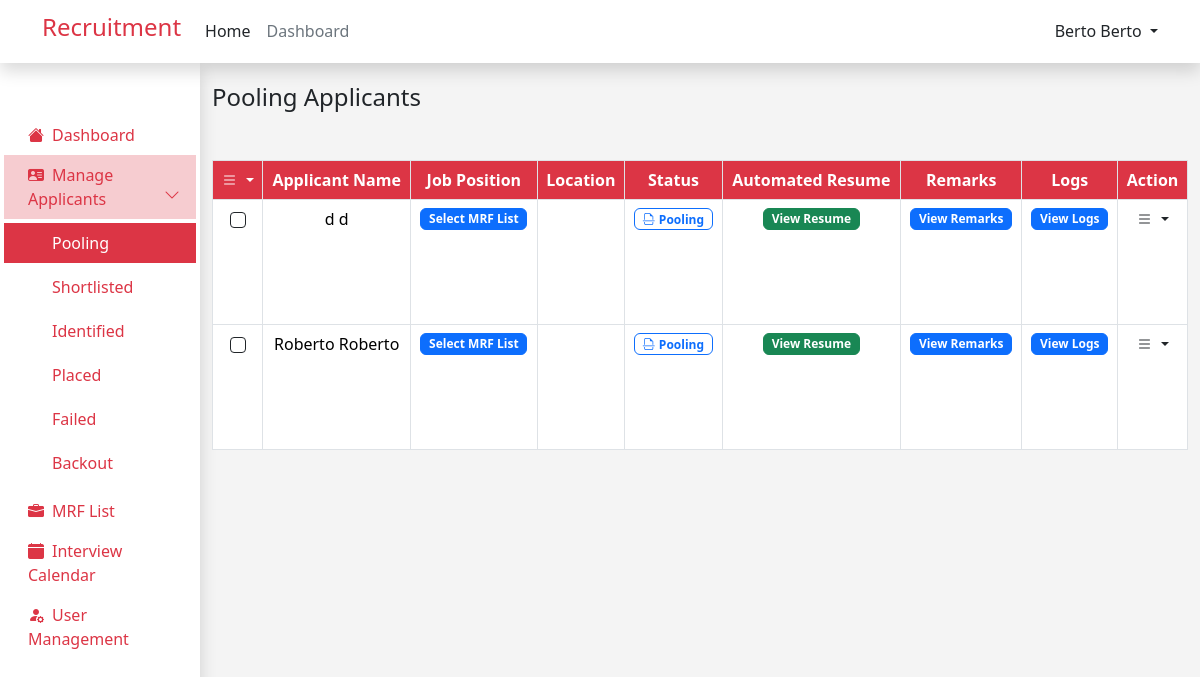
Page /admin/pooling_applicant.php (signed in) on the committed database.
### tables this page shows
CREATE TABLE `job_applicants` (
  `id` int(12) NOT NULL,
  `user_id` int(12) NOT NULL,
  `job_id` int(12) NOT NULL,
  `application_status` varchar(255) NOT NULL,
  `interview_date` datetime DEFAULT NULL,
  `remark` text NOT NULL,
  `employee_id` int(11) NOT NULL
);

CREATE TABLE `user` (
  `id` int(11) NOT NULL,
  `first_name` varchar(255) NOT NULL,
  `last_name` varchar(255) NOT NULL,
  `email` varchar(255) NOT NULL,
  `password` varchar(255) NOT NULL,
  `role` varchar(255) NOT NULL,
  `resume` varchar(255) NOT NULL,
  `branch` varchar(255) NOT NULL
);

### components/applicants_table.php (the view, shortened to what this page needs)
<link rel="stylesheet" href="https://cdn.datatables.net/2.0.3/css/dataTables.dataTables.min.css">
<tbody style="height: 250px;">
    <?php
    while ($row = mysqli_fetch_assoc($result)) {
        ?>
        <tr>
            <td class="text-center">
                <div class="form-check d-flex justify-content-center ">
                    <input class="form-check-input  border border-1 border-dark" type="checkbox" name="checkbox_value[]"
                        value="<?php echo $row['id']; ?>">
                </div>
            </td>
            <td>
                <?php echo $row['first_name'] . ' ' . $row['first_name']; ?>
            </td>
            <td>
                <?php
                if ($row['application_status'] == 'Pooling') {
                    ?>
                    <button type="button" class="btn btn-primary badge" data-bs-toggle="modal"
                        data-bs-target="#viewMRFModal<?php echo $row['id']; ?>">
                        Select MRF List
                    </button>
                    <?php
                } else {
                    echo $row['job_position'];
                }
                ?>
            </td>
            <td>
            </td>
            <td>
                <?php
                $status = $row['application_status'];
                switch ($status) {
                        ?>
                        <?php
                    case 'Pooling':
                        ?>
                        <span class=" badge badge border border-primary text-primary ">
                            <i class="bi bi-file-earmark-break me-1"></i>Pooling
                        </span>
                        <?php
                        break;
                        ?>
                        <?php
                }
                ?>
            </td>
            <td>
                <button type="button" class="btn btn-success badge " data-bs-toggle="modal"
                    data-bs-target="#viewResumeModal<?php echo $row['id']; ?>">
                    View Resume
                </button>
            </td>
            <td>
                <button type="button" class="btn btn-primary badge " data-bs-toggle="modal"
                    data-bs-target="#viewRemarksModal<?php echo $row['id']; ?>">
                    View Remarks
                </button>
            </td>
            <td>
                <button type="button" class="btn btn-primary badge " data-bs-toggle="modal"
                    data-bs-target="#viewLogsModal<?php echo $row['id']; ?>">
                    View Logs
                </button>
            </td>
            <td>
                <div class="dropdown">
                    <a href="#" class="link-danger text-decoration-none dropdown-toggle text-dark" id="dropdownUser2"
                        data-bs-toggle="dropdown" aria-expanded="false">
                        <i class="bi bi-list"></i>
                    </a>
                </div>
            </td>
        </tr>
        <?php
    }
    ?>
</tbody>

### rows in the picture
job_applicants: user.first_name "d", application_status "Pooling" (drawn)
job_applicants: user.first_name "Roberto", application_status "Pooling" (drawn)

### other values in the picture
$user "Berto Berto"
